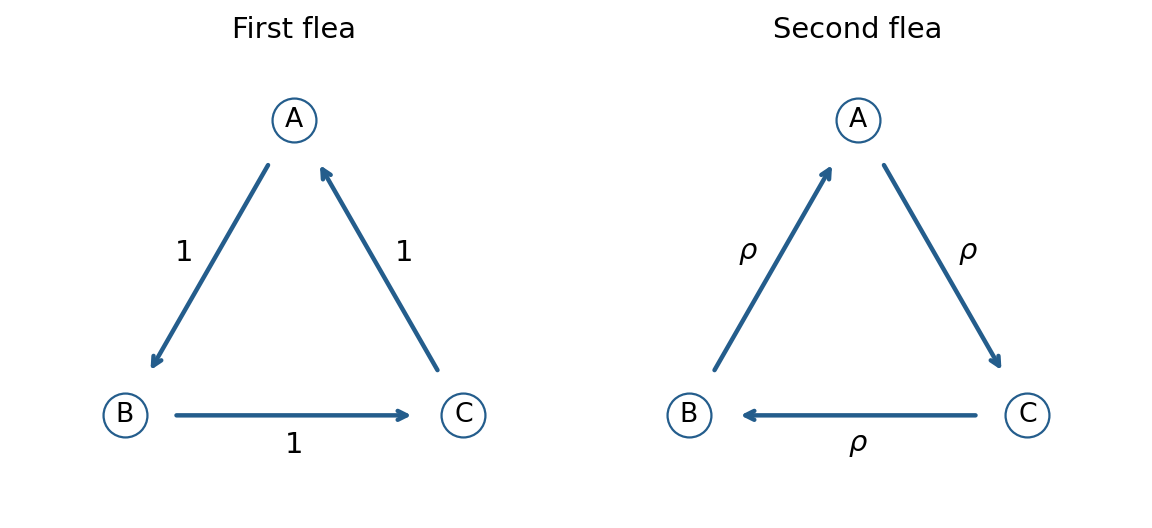

The script that saved this image:
"""Draw the cyclic jump graphs; tested with Python 3.14, NumPy and Matplotlib.
Run from the desired output directory; writes paper-4-fleas.png there.
"""
import numpy as np
import matplotlib.pyplot as plt

points = np.array([[0, 1], [-0.86, -0.5], [0.86, -0.5]])
fig, axes = plt.subplots(1, 2, figsize=(7.2, 3.3), facecolor='white')
for ax, direction, rate, title in zip(axes, [1, -1], ['1', r'$\rho$'], ['First flea', 'Second flea']):
    for i, p in enumerate(points):
        q = points[(i + direction) % 3]
        delta = q - p
        start, end = p + 0.14 * delta, q - 0.14 * delta
        ax.annotate('', xy=end, xytext=start, arrowprops=dict(arrowstyle='->', lw=2, color='#245d8c'))
        middle = (p + q) / 2
        middle += 0.15 * middle / np.linalg.norm(middle)
        ax.text(*middle, rate, ha='center', va='center', fontsize=13)
        ax.scatter(*p, s=390, facecolor='white', edgecolor='#245d8c', zorder=3)
        ax.text(*p, 'ABC'[i], ha='center', va='center', fontsize=12, zorder=4)
    ax.set_title(title, fontsize=13)
    ax.set_xlim(-1.2, 1.2)
    ax.set_ylim(-0.95, 1.35)
    ax.set_aspect('equal')
    ax.axis('off')
fig.tight_layout()
fig.savefig('paper-4-fleas.png', dpi=160, facecolor='white')
plt.close(fig)
